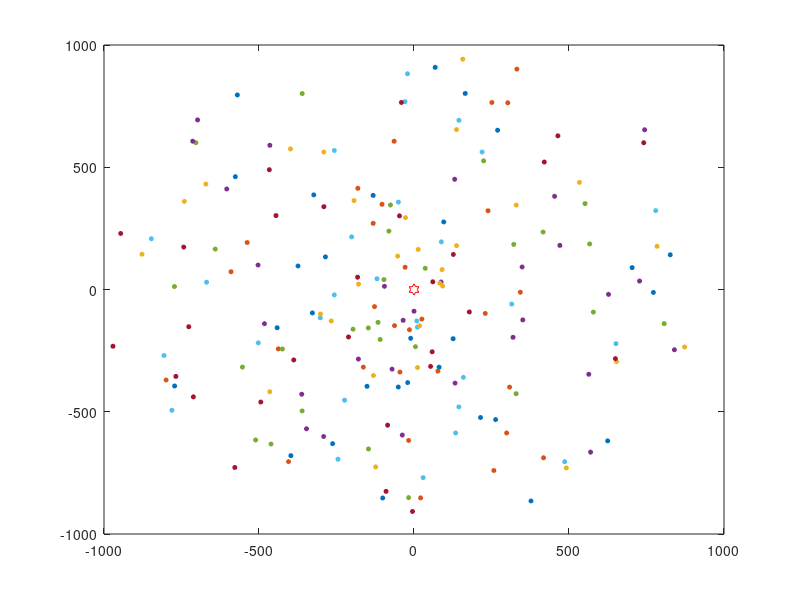

MATLAB code for this plot:
%To generate the information of devices
%1. de_i: the degree 
%2 x_i: the coordinate
%3. y_i: the coordinate
%4. d_i: the distance to center
%5.a_i: the signal parameter, random in [1,d_i]
%6. s_i: signal strength =a_i/d_i^2
%----------------------------------------

%The geo area 1000x1000
R=1000;
n=200;
infoMatrix=zeros(6,n);



%step1: generate coordinates
infoMatrix(1,:)=2*pi*rand(1,n);
infoMatrix(4,:)=R/15+14*R/15*rand(1,n);
infoMatrix(2,:)=infoMatrix(4,:).*cos(infoMatrix(1,:));
infoMatrix(3,:)=infoMatrix(4,:).*sin(infoMatrix(1,:));
infoMatrix(5,:)=(infoMatrix(4,:)-1).*rand(1,n)+1;
infoMatrix(6,:)=infoMatrix(5,:)./infoMatrix(4,:).^2;



plot(0,0,'-hr','MarkerSize',8)
hold on
for i=1:n
plot(infoMatrix(2,i),infoMatrix(3,i),'o','MarkerSize',3,'MarkerFaceColor','auto')
hold on
end
